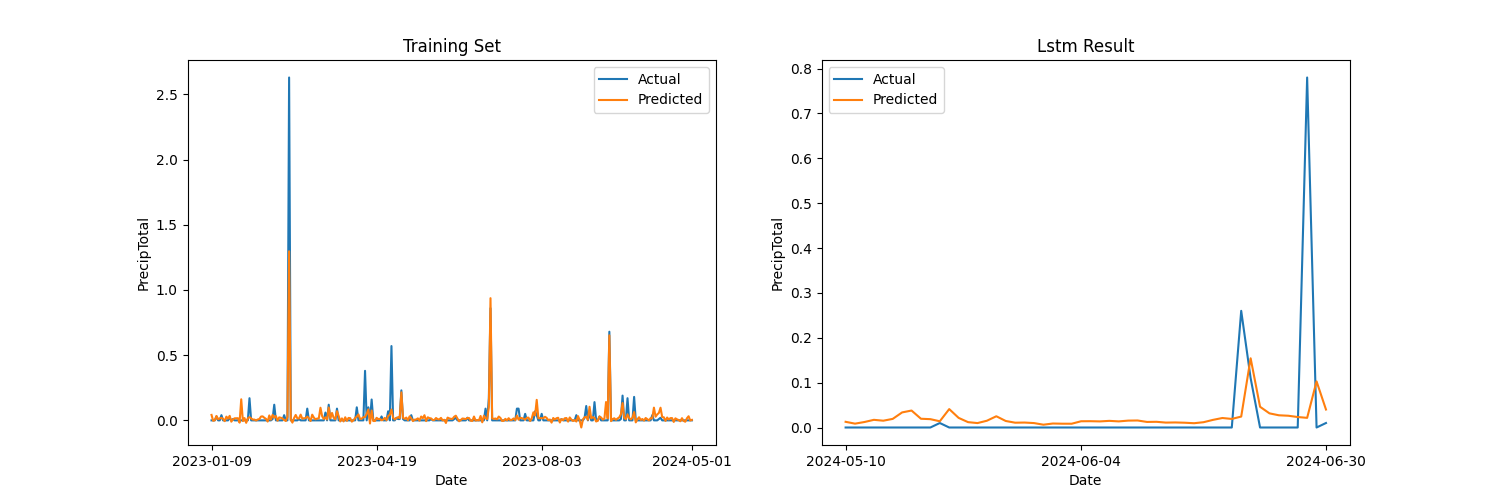

Source code (Python):
import pandas as pd
import numpy as np
from sklearn.preprocessing import MinMaxScaler
import torch
from torch.utils.data import Dataset, DataLoader

# read data
data = pd.read_csv('data.csv')
features = ['tempHigh', 'tempLow', 'tempAvg', 'windspeedHigh', 'windspeedLow', 'windspeedAvg', 'windgustHigh',
            'windgustLow', 'windgustAvg', 'dewptHigh', 'dewptLow', 'dewptAvg', 'windchillHigh', 'windchillLow',
            'windchillAvg', 'heatindexHigh', 'heatindexLow', 'heatindexAvg', 'pressureMax', 'pressureMin',
            'pressureTrend', 'precipRate']
target = ['precipTotal']

device = torch.device('cuda' if torch.cuda.is_available() else 'cpu')

# Normalization
scaler = MinMaxScaler()
data[features] = scaler.fit_transform(data[features])

# split data
train_data = data.iloc[:-60]
test_data = data.iloc[-60:]


# create time series sequences
sequence_length = 8

def create_sequences(data, target, seq_length):
    xs, ys = [], []
    for i in range(len(data) - seq_length):
        x = data[i:i+seq_length]
        y = target[i+seq_length]
        xs.append(x)
        ys.append(y)
    return np.array(xs), np.array(ys)

X_train, y_train = create_sequences(train_data[features].values, train_data[target].values, sequence_length)
X_test, y_test = create_sequences(test_data[features].values, test_data[target].values, sequence_length)

# transform to tensor
X_train = torch.tensor(X_train, dtype=torch.float32)
y_train = torch.tensor(y_train, dtype=torch.float32)
X_test = torch.tensor(X_test, dtype=torch.float32)
y_test = torch.tensor(y_test, dtype=torch.float32)

# create dataloader
class WeatherDataset(Dataset):
    def __init__(self, X, y):
        self.X = X
        self.y = y

    def __len__(self):
        return len(self.X)

    def __getitem__(self, idx):
        return self.X[idx], self.y[idx]


train_dataset = WeatherDataset(X_train, y_train)
test_dataset = WeatherDataset(X_test, y_test)

train_loader = DataLoader(train_dataset, batch_size=8, shuffle=True)
test_loader = DataLoader(test_dataset, batch_size=8, shuffle=False)


import torch.nn as nn

# LSTM model
class LSTMModel(nn.Module):
    def __init__(self, input_size, hidden_size, num_layers, output_size):
        super(LSTMModel, self).__init__()
        self.hidden_size = hidden_size
        self.num_layers = num_layers
        self.lstm = nn.LSTM(input_size, hidden_size, num_layers, batch_first=True)
        self.fc = nn.Linear(hidden_size, output_size)

    def forward(self, x):
        h0 = torch.zeros(self.num_layers, x.size(0), self.hidden_size).to(x.device)
        c0 = torch.zeros(self.num_layers, x.size(0), self.hidden_size).to(x.device)
        out, _ = self.lstm(x, (h0, c0))
        out = self.fc(out[:, -1, :])
        return out

input_size = len(features)
hidden_size = 50
num_layers = 2
output_size = 1

model = LSTMModel(input_size, hidden_size, num_layers, output_size)
model = model.to(device)

criterion = nn.MSELoss()
optimizer = torch.optim.Adam(model.parameters(), lr=0.005)

# train model
num_epochs = 100

# Train the model
for epoch in range(num_epochs):
    model.train()
    for X_batch, y_batch in train_loader:
        X_batch, y_batch = X_batch.to(device), y_batch.to(device)

        optimizer.zero_grad()
        outputs = model(X_batch)
        loss = criterion(outputs, y_batch)
        loss.backward()
        optimizer.step()

    print(f'Epoch {epoch+1}/{num_epochs}, Loss: {loss.item()}')

# test model
model.eval()
with torch.no_grad():
    test_loss = 0
    for X_batch, y_batch in test_loader:
        X_batch, y_batch = X_batch.to(device), y_batch.to(device)
        outputs = model(X_batch)
        loss = criterion(outputs, y_batch)
        test_loss += loss.item()

    test_loss /= len(test_loader)
    print(f'Test Loss: {test_loss}')


import matplotlib.pyplot as plt

# get train set prediction
model.eval()
train_predictions = []
train_targets = []

with torch.no_grad():
    for X_batch, y_batch in train_loader:
        X_batch, y_batch = X_batch.to(device), y_batch.to(device)
        outputs = model(X_batch)
        train_predictions.extend(outputs.cpu().numpy())
        train_targets.extend(y_batch.cpu().numpy())

# gey test set prediction
test_predictions = []
test_targets = []

with torch.no_grad():
    for X_batch, y_batch in test_loader:
        X_batch, y_batch = X_batch.to(device), y_batch.to(device)
        outputs = model(X_batch)
        test_predictions.extend(outputs.cpu().numpy())
        test_targets.extend(y_batch.cpu().numpy())

# transform to numpy array
train_predictions = np.array(train_predictions)
train_targets = np.array(train_targets)
test_predictions = np.array(test_predictions)
test_targets = np.array(test_targets)


# transform to original scale
train_dates = data['date'].iloc[sequence_length:len(train_targets)+sequence_length]
test_dates = data['date'].iloc[-len(test_targets):]

# plot result
plt.figure(figsize=(15, 5))
plt.subplot(1, 2, 1)
plt.plot(train_dates, train_targets, label='Actual')
plt.plot(train_dates, train_predictions, label='Predicted')
plt.title('Training Set')
plt.xlabel('Date')
plt.ylabel('PrecipTotal')
plt.xticks([train_dates.iloc[0],train_dates.iloc[100],train_dates.iloc[200],train_dates.iloc[-1]])
plt.legend()

# plot test set
plt.subplot(1, 2, 2)
plt.plot(test_dates, test_targets, label='Actual')
plt.plot(test_dates, test_predictions, label='Predicted')
plt.title('Testing Set')
plt.xlabel('Date')
plt.ylabel('PrecipTotal')
plt.xticks([test_dates.iloc[0],test_dates.iloc[25],test_dates.iloc[-1]])
plt.legend()

plt.title('Lstm Result')
plt.savefig('lstm.png')
